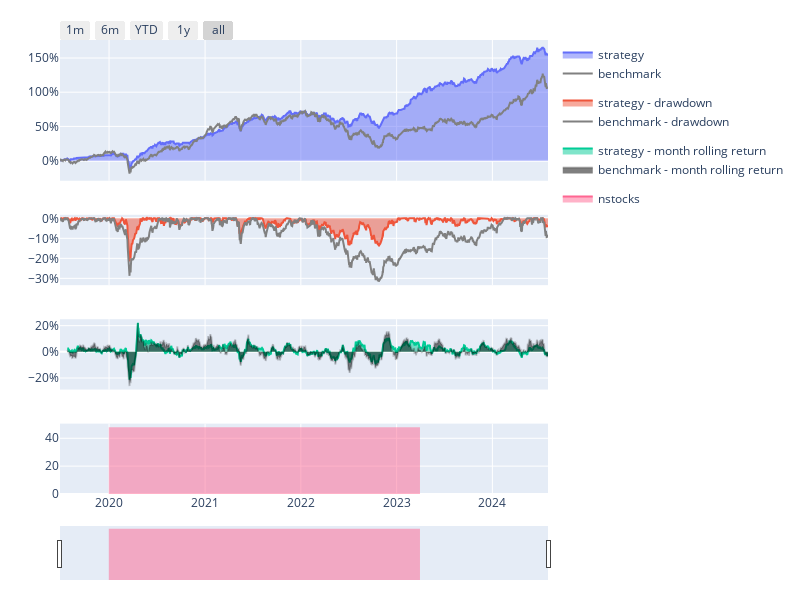
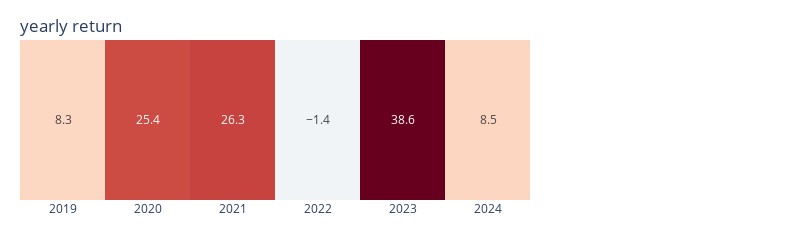
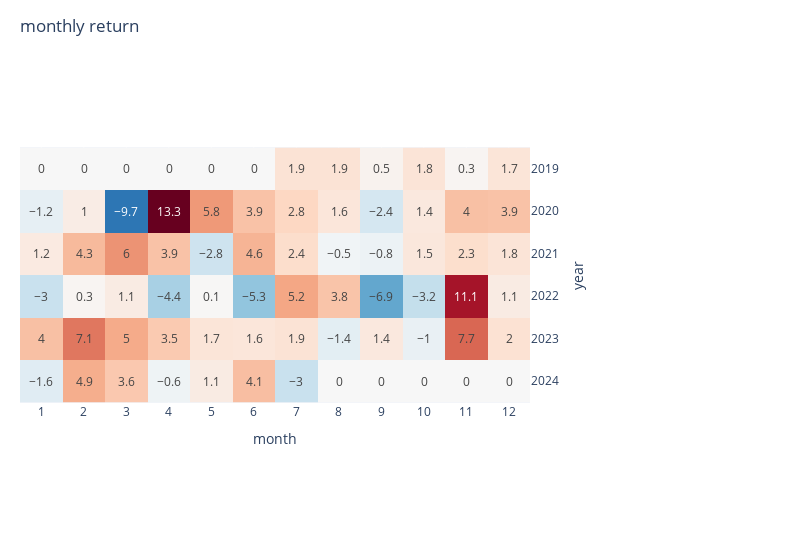

The notebook cell saved with these charts, in order:
### Code cell
roe_rank_collc.reports['stocks1'].display()

### Figure 1 — Plotly figure (JSON) as saved in the notebook; plotly's stock layout.template omitted (floating-point values rounded to 4 significant figures; data arrays with more than 128 entries replaced by an {"elided": "..."} marker saying what was removed)
{"data": [{"fill": "tozeroy", "legendgroup": "performance", "name": "strategy", "type": "scatter", "x": {"elided": "1240 str values"}, "xaxis": "x", "y": {"elided": "1240 float values"}, "yaxis": "y"}, {"fill": "tozeroy", "legendgroup": "drawdown", "name": "strategy - drawdown", "type": "scatter", "x": {"elided": "1240 str values"}, "xaxis": "x2", "y": {"elided": "1240 float values"}, "yaxis": "y2"}, {"fill": "tozeroy", "legendgroup": "rolling performance", "name": "strategy - month rolling return", "type": "scatter", "x": {"elided": "1240 str values"}, "xaxis": "x3", "y": {"elided": "1240 float values"}, "yaxis": "y3"}, {"legendgroup": "performance", "line": {"color": "gray"}, "name": "benchmark", "type": "scatter", "x": {"elided": "1240 str values"}, "xaxis": "x", "y": {"elided": "1240 float values"}, "yaxis": "y"}, {"legendgroup": "drawdown", "line": {"color": "gray"}, "name": "benchmark - drawdown", "type": "scatter", "x": {"elided": "1240 str values"}, "xaxis": "x2", "y": {"elided": "1240 float values"}, "yaxis": "y2"}, {"fill": "tozeroy", "legendgroup": "rolling performance", "line": {"color": "rgba(0,0,0,0.2)"}, "name": "benchmark - month rolling return", "type": "scatter", "x": {"elided": "1240 str values"}, "xaxis": "x3", "y": {"elided": "1240 float values"}, "yaxis": "y3"}, {"fill": "tozeroy", "name": "nstocks", "type": "scatter", "x": {"elided": "1240 str values"}, "xaxis": "x4", "y": {"elided": "1240 int values"}, "yaxis": "y4"}], "layout": {"height": 600, "legend": {"bgcolor": "rgba(0,0,0,0)"}, "margin": {"b": 20, "l": 60, "r": 20, "t": 40}, "width": 800, "xaxis": {"anchor": "y", "domain": [0, 1], "matches": "x4", "showticklabels": false}, "xaxis2": {"anchor": "y2", "domain": [0, 1], "matches": "x4", "showticklabels": false}, "xaxis3": {"anchor": "y3", "domain": [0, 1], "matches": "x4", "showticklabels": false}, "xaxis4": {"anchor": "y4", "domain": [0, 1], "rangeselector": {"buttons": [{"count": 1, "label": "1m", "step": "month", "stepmode": "backward"}, {"count": 6, "label": "6m", "step": "month", "stepmode": "backward"}, {"count": 1, "label": "YTD", "step": "year", "stepmode": "todate"}, {"count": 1, "label": "1y", "step": "year", "stepmode": "backward"}, {"step": "all"}], "x": 0, "y": 1}, "rangeslider": {"thickness": 0.1, "visible": true}, "type": "date"}, "yaxis": {"anchor": "x", "domain": [0.69, 1], "tickformat": ",.0%"}, "yaxis2": {"anchor": "x2", "domain": [0.46, 0.615], "tickformat": ",.0%"}, "yaxis3": {"anchor": "x3", "domain": [0.23, 0.385], "tickformat": ",.0%"}, "yaxis4": {"anchor": "x4", "domain": [0, 0.155]}}}

### Figure 2 — Plotly figure (JSON) as saved in the notebook; plotly's stock layout.template omitted (floating-point values rounded to 4 significant figures)
{"data": [{"coloraxis": "coloraxis", "hovertemplate": "year: %{x}<br>return: %{z}%", "name": "0", "texttemplate": "%{z}", "type": "heatmap", "x": ["2019", "2020", "2021", "2022", "2023", "2024"], "xaxis": "x", "yaxis": "y", "z": [[8.3, 25.4, 26.3, -1.4, 38.6, 8.5]]}], "layout": {"coloraxis": {"cmid": 0, "colorbar": {"title": {"text": "return(%)"}}, "colorscale": [[0, "rgb(5,48,97)"], [0.1, "rgb(33,102,172)"], [0.2, "rgb(67,147,195)"], [0.3, "rgb(146,197,222)"], [0.4, "rgb(209,229,240)"], [0.5, "rgb(247,247,247)"], [0.6, "rgb(253,219,199)"], [0.7, "rgb(244,165,130)"], [0.8, "rgb(214,96,77)"], [0.9, "rgb(178,24,43)"], [1, "rgb(103,0,31)"]], "showscale": false}, "height": 120, "margin": {"b": 40, "l": 20, "r": 270, "t": 40}, "title": {"text": "yearly return", "x": 0.025, "yanchor": "top"}, "width": 800, "xaxis": {"anchor": "y", "constrain": "domain", "domain": [0, 1], "scaleanchor": "y"}, "yaxis": {"anchor": "x", "autorange": "reversed", "constrain": "domain", "domain": [0, 1], "visible": false}}}

### Figure 3 — Plotly figure (JSON) as saved in the notebook; plotly's stock layout.template omitted (floating-point values rounded to 4 significant figures)
{"data": [{"coloraxis": "coloraxis", "hovertemplate": "year: %{y}<br>month: %{x}<br>return: %{z}%", "name": "0", "texttemplate": "%{z}", "type": "heatmap", "x": ["1", "2", "3", "4", "5", "6", "7", "8", "9", "10", "11", "12"], "xaxis": "x", "y": ["2019", "2020", "2021", "2022", "2023", "2024"], "yaxis": "y", "z": [[0, 0, 0, 0, 0, 0, 1.9, 1.9, 0.5, 1.8, 0.3, 1.7], [-1.2, 1, -9.7, 13.3, 5.8, 3.9, 2.8, 1.6, -2.4, 1.4, 4, 3.9], [1.2, 4.3, 6, 3.9, -2.8, 4.6, 2.4, -0.5, -0.8, 1.5, 2.3, 1.8], [-3, 0.3, 1.1, -4.4, 0.1, -5.3, 5.2, 3.8, -6.9, -3.2, 11.1, 1.1], [4, 7.1, 5, 3.5, 1.7, 1.6, 1.9, -1.4, 1.4, -1, 7.7, 2], [-1.6, 4.9, 3.6, -0.6, 1.1, 4.1, -3, 0, 0, 0, 0, 0]]}], "layout": {"coloraxis": {"cmid": 0, "colorbar": {"title": {"text": "return(%)"}}, "colorscale": [[0, "rgb(5,48,97)"], [0.1, "rgb(33,102,172)"], [0.2, "rgb(67,147,195)"], [0.3, "rgb(146,197,222)"], [0.4, "rgb(209,229,240)"], [0.5, "rgb(247,247,247)"], [0.6, "rgb(253,219,199)"], [0.7, "rgb(244,165,130)"], [0.8, "rgb(214,96,77)"], [0.9, "rgb(178,24,43)"], [1, "rgb(103,0,31)"]], "showscale": false}, "height": 550, "margin": {"b": 40, "l": 20, "r": 270, "t": 40}, "title": {"text": "monthly return", "x": 0.025, "yanchor": "top"}, "width": 800, "xaxis": {"anchor": "y", "constrain": "domain", "domain": [0, 1], "scaleanchor": "y", "title": {"text": "month"}}, "yaxis": {"anchor": "x", "autorange": "reversed", "constrain": "domain", "domain": [0, 1], "side": "right", "title": {"text": "year"}}}}
